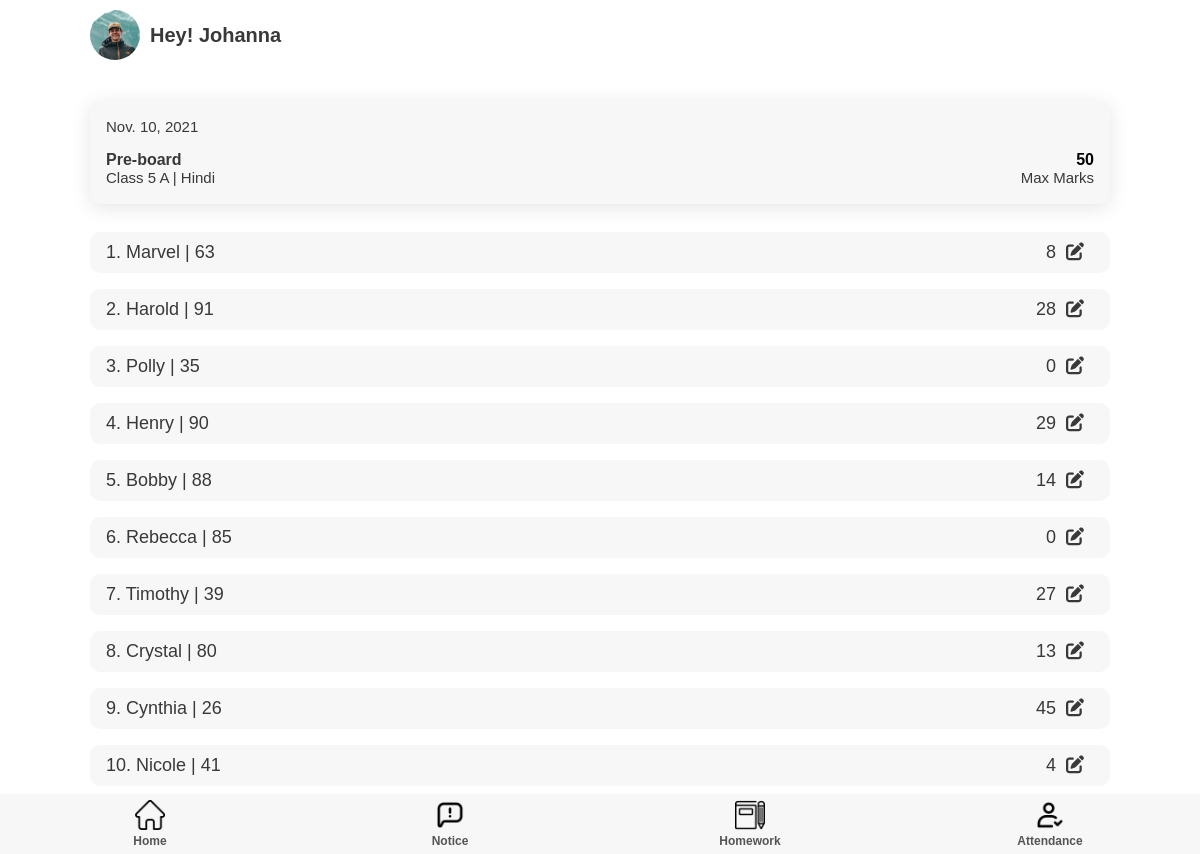
The app's page /exam/marksEdit/662 (signed in) with its own data.
### exam/models.py (models this page shows)
class ExamHeldSubject(models.Model):
    exam = models.ForeignKey(exam, on_delete=models.CASCADE)
    subject = models.ForeignKey(subject, on_delete=models.CASCADE)

class exam(models.Model):
    date = models.DateField(auto_now=True)
    name = models.CharField(max_length=100)
    max_marks = models.IntegerField()
    ms = models.BooleanField()

### teacher/models.py (models this page shows)
class subject(models.Model):
    subject = models.CharField(max_length=50)
    Class = models.ForeignKey(classSection, on_delete=models.PROTECT)
    teacher = models.ForeignKey(teacher, on_delete=models.PROTECT)

class classSection(models.Model):
    Class = models.IntegerField()
    section = models.CharField(max_length=50)
    teacher = models.OneToOneField(teacher, on_delete=models.PROTECT)

### student/models.py (models this page shows)
class student(models.Model):
    fname = models.CharField(max_length=50)
    mname = models.CharField(max_length=50, blank=True, null=True)
    lname = models.CharField(max_length=50, blank=True, null=True)
    email = models.EmailField(blank=True, null=True)
    phone = models.IntegerField(blank=True, null=True)
    fathername = models.CharField(max_length=70)
    mothername = models.CharField(max_length=70)
    fatherphone = models.IntegerField()
    fatheremail = models.EmailField(blank=True, null=True)
    address = models.CharField(max_length=200)
    add_no = models.CharField(max_length=50, blank=True, null=True)
    roll_no = models.IntegerField()
    Class = models.ForeignKey('teacher.classSection', on_delete=models.PROTECT)
    school = models.ForeignKey('superadmin.school', on_delete=models.PROTECT)
    user = models.OneToOneField(User, on_delete=models.CASCADE)

### exam/views.py (the view)
# urls.py: path('marksEdit/<int:id>', views.marksEdit, name='marksEdit'),
def marksEdit(request, id):
    user = request.user
    teacherobj = teacher.objects.get(user=user) # verify that user is teacher
    class_teacher_verify = classSection.objects.get(teacher=teacherobj) # verify that user is teacher of class
    print("class_teacher_verify_qs ", class_teacher_verify)
    subject_teacher_verify = subject.objects.filter(teacher=teacherobj) # verify that user is teacher of subjects
    exam_held = ExamHeldSubject.objects.get(id=id)
    class_q = exam_held.subject.Class
    subject_q = exam_held.subject
    print("class_q ", class_q)
    if class_q == class_teacher_verify or subject_q in subject_teacher_verify:
        print("auth")
        student_qs = student.objects.filter(Class=class_q).values()
        for student_q in student_qs:
            if score.objects.filter(stu=student_q['id'], exam_held=id).exists():
                student_q['score'] = score.objects.get(stu=student_q['id'], exam_held=id).score
            else:
                student_q['score'] = "--"
        return render(request, 'marksEdit.html', {'students': student_qs, 'exam_held': exam_held})

### templates/teacher/marksEdit.html (shortened to what this page needs)
{% extends 'home.html' %} {% load static %} {% block extra-head %}
<link
  rel="stylesheet"
  href="https://cdnjs.cloudflare.com/ajax/libs/font-awesome/6.0.0-beta2/css/all.min.css"
/>
<link rel="stylesheet" href="{% static '/css/attendance.css' %}" />
<link rel="stylesheet" href="{% static '/css/teacherExam.css' %}" />
{% endblock extra-head %}
{% block content %}
<section id="start-att">
  <div class="menu-list tech-exam-list">
    <div>
      <p>{{ exam_held.exam.date }}</p>
    </div>
    <div class="exam-data">
      <div class="exam-desc">
        <h3>{{ exam_held.exam.name }}</h3>
        <p>
          Class {{ exam_held.subject.Class.Class }} {{ exam_held.subject.Class.section }} |
          {{ exam_held.subject.subject }}
        </p>
      </div>
      <div class="max-marks">
        <h4>{{ exam_held.exam.max_marks }}</h4>
        <p>Max Marks</p>
      </div>
    </div>
  </div>
</section>
<section>
  <div class="student-list">
    {% for student in students %}
    <div id="{{ exam_held.id }}-{{ student.id }}" class="add-stud-list marks-stud-list">
      <p>
        {{ forloop.counter }}. {{ student.fname }} | {{ student.roll_no }}
      </p>
      <div>
        <p>{{student.score}}<i class="fas fa-edit edit-student-marks" onclick="marks_edit(event)"></i></p>
      </div>
    </div>
    {% endfor %}
  </div>
</section>
{% endblock content %}

### templates/teacher/home.html (shortened to what this page needs)
{% load static %}
<!DOCTYPE html>
<html lang="en">
  {% block head %}
  <head>
    <link
      rel="stylesheet"
      href="https://cdnjs.cloudflare.com/ajax/libs/font-awesome/6.0.0-beta2/css/all.min.css"
    />
    <link rel="stylesheet" href="{% static 'css/style.css' %}" />
    {% block extra-head %}{% endblock extra-head %}
  </head>
  {% endblock head %}
  <body>
    <section id="main">
      {% block nav %}
      <section id="nav">
        <nav class="top-navbar">
          <div class="topnav-profile">
            <div class="profile-picture">
              <img src="{% static 'img/profile.jpg' %}" />
            </div>
            <h2>Hey! <span id="topnav-username">{{ user.username }}</span></h2>
          </div>
        </nav>
      </section>
    {% endblock nav %}
{% block content %}{% endblock content %}
      {% block nav-bottom %}
      <section id="bottom-nav">
        <nav class="bottom-navbar">
          <div class="nav-links">
            <div class="nav-button">
              <a href="{% url 'teacher:teacherhome' %}">
                <img src="{% static '/img/home.png' %}" />
                <h5 class="faded">Home</h5>
              </a>
            </div>
            <div class="nav-button">
              <a href="{% url 'notice:teacherNotice' "all" %}">
                <img src="{% static '/img/notice.png' %}" />
                <h5 class="faded">Notice</h5>
              </a>
            </div>
            <div class="nav-button">
              <a href="{% url 'homework:homeworkTeacher' %}">
                <img src="{% static 'img/homework.png' %}" />
                <h5 class="faded">Homework</h5>
              </a>
            </div>
            <div class="nav-button">
              <a href="{% url 'attendance:attendance' %}">
                <img src="{% static '/img/check.png' %}" />
                <h5 class="faded">Attendance</h5>
              </a>
            </div>
          </div>
        </nav>
      </section>
      {% endblock nav-bottom %}
    </section>
  </body>
</html>

### static/css/style.css (style rules this page uses)
:root { --dark-green: #1ab7ea; --light-green: #9cdabd; --dark-red: #fb3f4a; --light-red: #fb878e; --light-red: #2196f3; --light-grey: #f7f7f8; --dark-grey: #e7e7e8; --dark: #393939; --faded: #555555; --center-width: 85%; }
* { box-sizing: border-box; margin: 0; padding: 0; }
body { font-family: "Arial", sans-serif; -webkit-font-smoothing: antialiased; }
a { text-decoration: none; }
* { margin: 0; padding: 0; }
#main { margin: auto; margin-bottom: 60px; width: 100%; background-color: #fff; }
#nav { margin-bottom: 30px; }
.top-navbar { margin: auto; display: flex; justify-content: space-between; align-items: center; align-content: center; width: var(--center-width); }
.topnav-profile { display: flex; align-items: center; padding: 10px 0; }
.topnav-profile > h2 { margin: 0 10px; }
.profile-picture { height: 50px; width: 50px; }
.profile-picture img { height: 100%; width: 100%; border-radius: 50px; object-fit: cover; }
.menu-list, .component-back { background-color: var(--light-grey); border-radius: 10px; display: flex; justify-content: space-between; align-items: center; margin: 1em 0; padding: 10px 16px; transition: all 0.5s ease 0s; box-shadow: 0px 4px 20px rgba(0, 0, 0, 0.1); }
.bottom-navbar { margin: auto; position: fixed; bottom: 0; background-color: var(--light-grey); height: 60px; width: 100%; }
.nav-links { margin: auto; width: var(--center-width); display: flex; justify-content: space-between; width: 100%; }
.nav-button { height: 60px; width: 25%; display: flex; flex-direction: column; justify-content: space-around; align-items: center; transition: all 0.3s ease-in-out 0.1s; }
.nav-button > a { width: 100%; text-align: center; }
.nav-button img { height: 30px; }
p { color: var(--dark); font-size: 15px; font-weight: 300; }
h2 { color: var(--dark); text-transform: capitalize; font-size: 20px; font-weight: 600; }
h3 { color: var(--dark); font-size: 16px; font-weight: 600; }
h5 { color: var(--dark); font-size: 12px; font-weight: 600; }
.faded { color: var(--faded); }

### static/css/attendance.css (style rules this page uses)
#start-att { width: 85%; margin: auto; }
.add-stud-list { background-color: var(--light-grey); border-radius: 10px; display: flex; justify-content: space-between; align-items: center; margin: 0.5em 0; padding: 10px 16px; }
.student-list { margin: 20px auto 60px; width: var(--center-width); display: flex; flex-direction: column; justify-content: space-between; }

### static/css/teacherExam.css (style rules this page uses)
.tech-exam-list { flex-direction: column; }
.tech-exam-list > * { margin: 8px 0px; }
.tech-exam-list > div:nth-child(1) { align-self: baseline; }
.exam-data { display: flex; justify-content: space-between; width: 100%; text-align: right; }
.exam-desc { text-align: left; }
.marks-stud-list p { font-size: 18px; }
.fa-edit, .fa-check { margin: 0px 10px; }
.marks-stud-list { transition: all 2s ease 0s; }

### records on screen
ExamHeldSubject: exam "Nov. 10, 2021", exam.name "Pre-board", subject.Class.Class "5", subject.Class.section "A", subject.subject "Hindi", exam.max_marks "50"
student: fname "Marvel", roll_no "63", score "8"
student: fname "Harold", roll_no "91", score "28"
student: fname "Polly", roll_no "35", score "0"
student: fname "Henry", roll_no "90", score "29"
student: fname "Bobby", roll_no "88", score "14"
student: fname "Rebecca", roll_no "85", score "0"
student: fname "Timothy", roll_no "39", score "27"
student: fname "Crystal", roll_no "80", score "13"
student: fname "Cynthia", roll_no "26", score "45"
student: fname "Nicole", roll_no "41", score "4"

### other values on screen
{{ user.username }} "Johanna"
